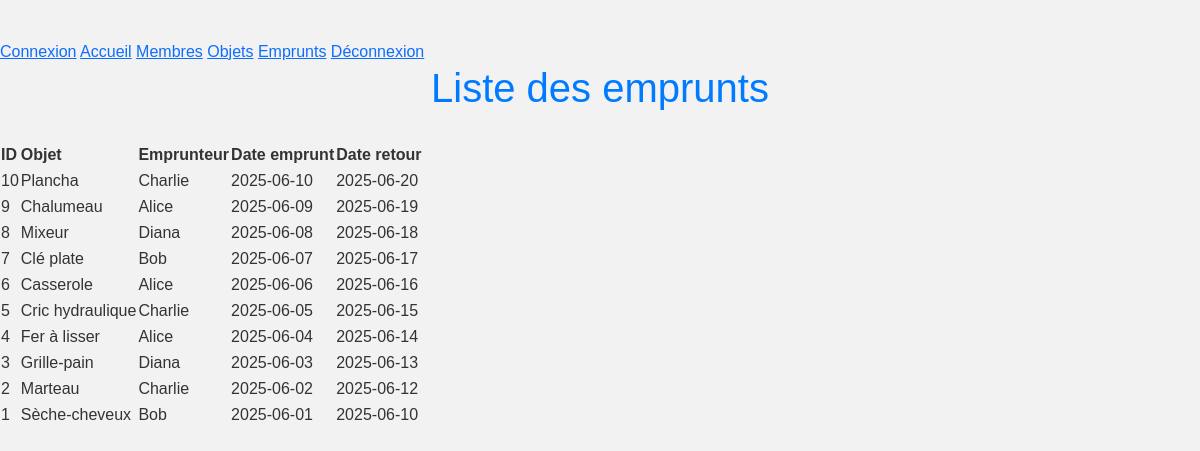
Page /pages/emprunts.php on the committed database.
### tables this page shows
CREATE TABLE emprunt (
    id_emprunt INT AUTO_INCREMENT PRIMARY KEY,
    id_objet INT,
    id_membre INT,
    date_emprunt DATE,
    date_retour DATE,
    FOREIGN KEY (id_objet) REFERENCES objet(id_objet),
    FOREIGN KEY (id_membre) REFERENCES membre(id_membre)
);

CREATE TABLE objet (
    id_objet INT AUTO_INCREMENT PRIMARY KEY,
    nom_objet VARCHAR(100),
    id_categorie INT,
    id_membre INT,
    FOREIGN KEY (id_categorie) REFERENCES categorie_objet(id_categorie),
    FOREIGN KEY (id_membre) REFERENCES membre(id_membre)
);

CREATE TABLE membre (
    id_membre INT AUTO_INCREMENT PRIMARY KEY,
    nom VARCHAR(100),
    date_naissance DATE,
    genre ENUM('Homme', 'Femme', 'Autre'),
    email VARCHAR(150),
    ville VARCHAR(100),
    mdp VARCHAR(255),
    image_profil VARCHAR(255)
);

### pages/emprunts.php (the view, shortened to what this page needs)
<?php
include('../inc/connexion.php');
?>
<!DOCTYPE html>
<html lang="fr">
<head>
    <link rel="stylesheet" href="../assets/css/style.css">
     <link href="../assets/bootstrap-5.3.5-dist/css/bootstrap.min.css" rel="stylesheet">
</head>
<body>
    <?php include('../inc/menu.php'); ?>
    <h1>Liste des emprunts</h1>
    <?php
    $sql = "SELECT emprunt.id_emprunt, objet.nom_objet, membre.nom AS nom_membre, emprunt.date_emprunt, emprunt.date_retour
            FROM emprunt
            LEFT JOIN objet ON emprunt.id_objet = objet.id_objet
            LEFT JOIN membre ON emprunt.id_membre = membre.id_membre
            ORDER BY emprunt.date_emprunt DESC";
    $result = mysqli_query($conn, $sql);
    if ($result && mysqli_num_rows($result) > 0) {
        echo '<table>';
        echo '<tr><th>ID</th><th>Objet</th><th>Emprunteur</th><th>Date emprunt</th><th>Date retour</th></tr>';
        while ($row = mysqli_fetch_assoc($result)) {
            echo '<tr>';
            echo '<td>' . $row['id_emprunt'] . '</td>';
            echo '<td>' . $row['nom_objet'] . '</td>';
            echo '<td>' . $row['nom_membre'] . '</td>';
            echo '<td>' . $row['date_emprunt'] . '</td>';
            echo '<td>' . $row['date_retour'] . '</td>';
            echo '</tr>';
        }
        echo '</table>';
    } else {
        echo '<p>Aucun emprunt trouvé.</p>';
    }
    ?>
</body>
</html>

### inc/menu.php (shortened to what this page needs)
<!DOCTYPE html>
<html lang="fr">
<head>
    <link href="assets/bootstrap-5.3.5-dist/css/bootstrap.min.css" rel="stylesheet">
    <link rel="stylesheet" href="assets\css\style.css">
</head>
<body>
  <nav>
    <a href="../inc/login.php">Connexion</a>
    <a href="../pages/accueil.php">Accueil</a>
    <a href="../pages/membres.php">Membres</a>
    <a href="../pages/objets.php">Objets</a>
    <a href="../pages/emprunts.php">Emprunts</a>
    <a href="../inc/deconnexion.php">Déconnexion</a>
</nav>
</body>
</html>

### assets/css/style.css (style rules this page uses)
body { font-family: Arial, sans-serif; background-color: #f2f2f2; margin: 40px 0; color: #333; }
h1 { text-align: center; margin-bottom: 30px; color: #007bff; }

### rows in the picture
emprunt: id_emprunt "10", id_objet.nom_objet "Plancha", id_membre.nom "Charlie", date_emprunt "2025-06-10", date_retour "2025-06-20"
emprunt: id_emprunt "9", id_objet.nom_objet "Chalumeau", id_membre.nom "Alice", date_emprunt "2025-06-09", date_retour "2025-06-19"
emprunt: id_emprunt "8", id_objet.nom_objet "Mixeur", id_membre.nom "Diana", date_emprunt "2025-06-08", date_retour "2025-06-18"
emprunt: id_emprunt "7", id_objet.nom_objet "Clé plate", id_membre.nom "Bob", date_emprunt "2025-06-07", date_retour "2025-06-17"
emprunt: id_emprunt "6", id_objet.nom_objet "Casserole", id_membre.nom "Alice", date_emprunt "2025-06-06", date_retour "2025-06-16"
emprunt: id_emprunt "5", id_objet.nom_objet "Cric hydraulique", id_membre.nom "Charlie", date_emprunt "2025-06-05", date_retour "2025-06-15"
emprunt: id_emprunt "4", id_objet.nom_objet "Fer à lisser", id_membre.nom "Alice", date_emprunt "2025-06-04", date_retour "2025-06-14"
emprunt: id_emprunt "3", id_objet.nom_objet "Grille-pain", id_membre.nom "Diana", date_emprunt "2025-06-03", date_retour "2025-06-13"
emprunt: id_emprunt "2", id_objet.nom_objet "Marteau", id_membre.nom "Charlie", date_emprunt "2025-06-02", date_retour "2025-06-12"
emprunt: id_emprunt "1", id_objet.nom_objet "Sèche-cheveux", id_membre.nom "Bob", date_emprunt "2025-06-01", date_retour "2025-06-10"
